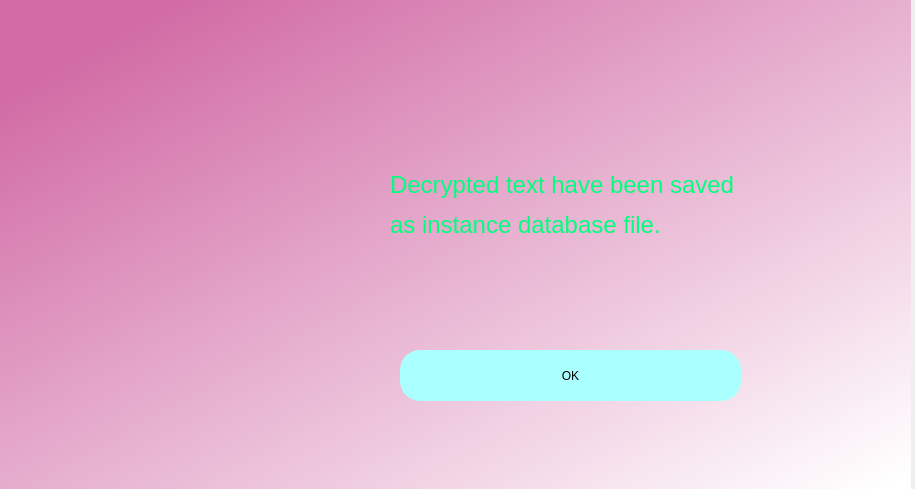
<?xml version="1.0" encoding="UTF-8"?>
<ui version="4.0">
 <class>Dialog</class>
 <widget class="QDialog" name="Dialog">
  <property name="geometry">
   <rect>
    <x>0</x>
    <y>0</y>
    <width>915</width>
    <height>489</height>
   </rect>
  </property>
  <property name="windowTitle">
   <string>Dialog</string>
  </property>
  <widget class="QWidget" name="bgwidget" native="true">
   <property name="geometry">
    <rect>
     <x>0</x>
     <y>0</y>
     <width>911</width>
     <height>491</height>
    </rect>
   </property>
   <property name="styleSheet">
    <string notr="true">QWidget#bgwidget{
background-color:qlineargradient(spread:pad, x1:0.091, y1:0.101636, x2:0.991379, y2:0.977, stop:0 rgba(209, 107, 165, 255), stop:1 rgba(255, 255, 255, 255));}</string>
   </property>
   <widget class="QLabel" name="error">
    <property name="geometry">
     <rect>
      <x>440</x>
      <y>456</y>
      <width>341</width>
      <height>20</height>
     </rect>
    </property>
    <property name="styleSheet">
     <string notr="true">font: 12pt &quot;MS Shell Dlg 2&quot;; color:red;</string>
    </property>
    <property name="text">
     <string/>
    </property>
   </widget>
   <widget class="QLabel" name="label_2">
    <property name="geometry">
     <rect>
      <x>0</x>
      <y>0</y>
      <width>911</width>
      <height>491</height>
     </rect>
    </property>
    <property name="text">
     <string/>
    </property>
    <property name="pixmap">
     <pixmap>decrypt.jpg</pixmap>
    </property>
    <property name="scaledContents">
     <bool>true</bool>
    </property>
   </widget>
   <widget class="QLabel" name="label">
    <property name="geometry">
     <rect>
      <x>390</x>
      <y>160</y>
      <width>451</width>
      <height>91</height>
     </rect>
    </property>
    <property name="styleSheet">
     <string notr="true"/>
    </property>
    <property name="text">
     <string>&lt;html&gt;&lt;head/&gt;&lt;body&gt;&lt;p&gt;&lt;span style=&quot; font-size:18pt; color:#00ff7f;&quot;&gt;Decrypted text have been saved&lt;/span&gt;&lt;/p&gt;&lt;p&gt;&lt;span style=&quot; font-size:18pt; color:#00ff7f;&quot;&gt;as instance database file.&lt;/span&gt;&lt;/p&gt;&lt;/body&gt;&lt;/html&gt;</string>
    </property>
   </widget>
   <widget class="QPushButton" name="login">
    <property name="geometry">
     <rect>
      <x>400</x>
      <y>350</y>
      <width>341</width>
      <height>51</height>
     </rect>
    </property>
    <property name="styleSheet">
     <string notr="true">border-radius:20px;
background-color: rgb(170, 255, 255);
font: 14pt &quot;MS Shell Dlg 2&quot;;</string>
    </property>
    <property name="text">
     <string>OK</string>
    </property>
   </widget>
  </widget>
 </widget>
 <resources/>
 <connections/>
</ui>
